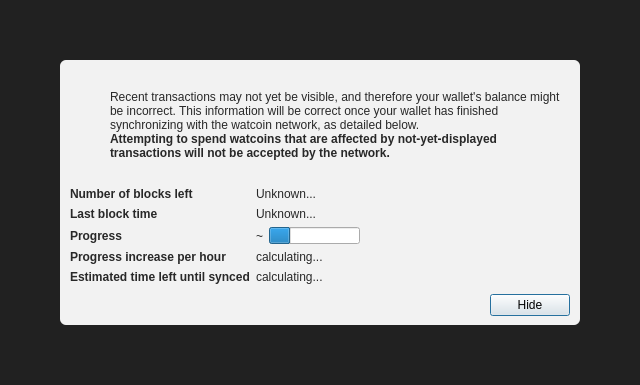
<?xml version="1.0" encoding="UTF-8"?>
<ui version="4.0">
 <class>ModalOverlay</class>
 <widget class="ModalOverlay" name="ModalOverlay">
  <property name="geometry">
   <rect>
    <x>0</x>
    <y>0</y>
    <width>640</width>
    <height>385</height>
   </rect>
  </property>
  <property name="windowTitle">
   <string>Form</string>
  </property>
  <layout class="QVBoxLayout" name="verticalLayout" stretch="0">
   <property name="sizeConstraint">
    <enum>QLayout::SetDefaultConstraint</enum>
   </property>
   <property name="leftMargin">
    <number>0</number>
   </property>
   <property name="topMargin">
    <number>0</number>
   </property>
   <property name="rightMargin">
    <number>0</number>
   </property>
   <property name="bottomMargin">
    <number>0</number>
   </property>
   <item>
    <widget class="QWidget" name="bgWidget" native="true">
     <property name="styleSheet">
      <string notr="true">#bgWidget { background: rgba(0,0,0,220); }</string>
     </property>
     <layout class="QVBoxLayout" name="verticalLayoutMain" stretch="1">
      <property name="leftMargin">
       <number>60</number>
      </property>
      <property name="topMargin">
       <number>60</number>
      </property>
      <property name="rightMargin">
       <number>60</number>
      </property>
      <property name="bottomMargin">
       <number>60</number>
      </property>
      <item>
       <widget class="QWidget" name="contentWidget" native="true">
        <property name="styleSheet">
         <string notr="true">#contentWidget { background: rgba(255,255,255,240); border-radius: 6px; }

QLabel { color: rgb(40,40,40);  }</string>
        </property>
        <layout class="QVBoxLayout" name="verticalLayoutSub" stretch="1,0,0,0">
         <property name="spacing">
          <number>0</number>
         </property>
         <property name="leftMargin">
          <number>10</number>
         </property>
         <property name="topMargin">
          <number>10</number>
         </property>
         <property name="rightMargin">
          <number>10</number>
         </property>
         <property name="bottomMargin">
          <number>10</number>
         </property>
         <item>
          <layout class="QHBoxLayout" name="horizontalLayoutIconText" stretch="0,1">
           <property name="topMargin">
            <number>20</number>
           </property>
           <item>
            <layout class="QVBoxLayout" name="verticalLayoutIcon">
             <property name="leftMargin">
              <number>0</number>
             </property>
             <item>
              <widget class="QPushButton" name="warningIcon">
               <property name="enabled">
                <bool>false</bool>
               </property>
               <property name="text">
                <string/>
               </property>
               <property name="icon">
                <iconset>
                 <normaloff>:/icons/warning</normaloff>
                 <disabledoff>:/icons/warning</disabledoff>:/icons/warning</iconset>
               </property>
               <property name="iconSize">
                <size>
                 <width>48</width>
                 <height>48</height>
                </size>
               </property>
               <property name="flat">
                <bool>true</bool>
               </property>
              </widget>
             </item>
             <item>
              <spacer name="verticalSpacerWarningIcon">
               <property name="orientation">
                <enum>Qt::Vertical</enum>
               </property>
               <property name="sizeHint" stdset="0">
                <size>
                 <width>20</width>
                 <height>40</height>
                </size>
               </property>
              </spacer>
             </item>
            </layout>
           </item>
           <item>
            <layout class="QVBoxLayout" name="verticalLayoutInfoText">
             <property name="leftMargin">
              <number>0</number>
             </property>
             <property name="topMargin">
              <number>0</number>
             </property>
             <item>
              <widget class="QLabel" name="infoText">
               <property name="text">
                <string>Recent transactions may not yet be visible, and therefore your wallet's balance might be incorrect. This information will be correct once your wallet has finished synchronizing with the watcoin network, as detailed below.</string>
               </property>
               <property name="textFormat">
                <enum>Qt::RichText</enum>
               </property>
               <property name="wordWrap">
                <bool>true</bool>
               </property>
              </widget>
             </item>
             <item>
              <widget class="QLabel" name="infoTextStrong">
               <property name="font">
                <font>
                 <weight>75</weight>
                 <bold>true</bold>
                </font>
               </property>
               <property name="text">
                <string>Attempting to spend watcoins that are affected by not-yet-displayed transactions will not be accepted by the network.</string>
               </property>
               <property name="textFormat">
                <enum>Qt::RichText</enum>
               </property>
               <property name="wordWrap">
                <bool>true</bool>
               </property>
              </widget>
             </item>
             <item>
              <spacer name="verticalSpacerInTextSpace">
               <property name="orientation">
                <enum>Qt::Vertical</enum>
               </property>
               <property name="sizeHint" stdset="0">
                <size>
                 <width>20</width>
                 <height>40</height>
                </size>
               </property>
              </spacer>
             </item>
            </layout>
           </item>
          </layout>
         </item>
         <item>
          <spacer name="verticalSpacerAfterText">
           <property name="orientation">
            <enum>Qt::Vertical</enum>
           </property>
           <property name="sizeHint" stdset="0">
            <size>
             <width>20</width>
             <height>40</height>
            </size>
           </property>
          </spacer>
         </item>
         <item>
          <layout class="QFormLayout" name="formLayout">
           <property name="fieldGrowthPolicy">
            <enum>QFormLayout::FieldsStayAtSizeHint</enum>
           </property>
           <property name="horizontalSpacing">
            <number>6</number>
           </property>
           <property name="verticalSpacing">
            <number>6</number>
           </property>
           <property name="topMargin">
            <number>10</number>
           </property>
           <item row="0" column="0">
            <widget class="QLabel" name="labelNumberOfBlocksLeft">
             <property name="font">
              <font>
               <weight>75</weight>
               <bold>true</bold>
              </font>
             </property>
             <property name="text">
              <string>Number of blocks left</string>
             </property>
            </widget>
           </item>
           <item row="0" column="1">
            <widget class="QLabel" name="numberOfBlocksLeft">
             <property name="text">
              <string>Unknown...</string>
             </property>
            </widget>
           </item>
           <item row="1" column="0">
            <widget class="QLabel" name="labelLastBlockTime">
             <property name="font">
              <font>
               <weight>75</weight>
               <bold>true</bold>
              </font>
             </property>
             <property name="text">
              <string>Last block time</string>
             </property>
            </widget>
           </item>
           <item row="1" column="1">
            <widget class="QLabel" name="newestBlockDate">
             <property name="sizePolicy">
              <sizepolicy hsizetype="Maximum" vsizetype="Preferred">
               <horstretch>0</horstretch>
               <verstretch>0</verstretch>
              </sizepolicy>
             </property>
             <property name="text">
              <string>Unknown...</string>
             </property>
            </widget>
           </item>
           <item row="2" column="0">
            <widget class="QLabel" name="labelSyncDone">
             <property name="font">
              <font>
               <weight>75</weight>
               <bold>true</bold>
              </font>
             </property>
             <property name="text">
              <string>Progress</string>
             </property>
            </widget>
           </item>
           <item row="2" column="1">
            <layout class="QHBoxLayout" name="horizontalLayoutSync" stretch="0,1">
             <item>
              <widget class="QLabel" name="percentageProgress">
               <property name="text">
                <string notr="true">~</string>
               </property>
              </widget>
             </item>
             <item>
              <widget class="QProgressBar" name="progressBar">
               <property name="value">
                <number>24</number>
               </property>
               <property name="format">
                <string/>
               </property>
              </widget>
             </item>
            </layout>
           </item>
           <item row="4" column="0">
            <widget class="QLabel" name="labelProgressIncrease">
             <property name="font">
              <font>
               <weight>75</weight>
               <bold>true</bold>
              </font>
             </property>
             <property name="text">
              <string>Progress increase per hour</string>
             </property>
            </widget>
           </item>
           <item row="4" column="1">
            <widget class="QLabel" name="progressIncreasePerH">
             <property name="text">
              <string>calculating...</string>
             </property>
            </widget>
           </item>
           <item row="5" column="0">
            <widget class="QLabel" name="labelEstimatedTimeLeft">
             <property name="font">
              <font>
               <weight>75</weight>
               <bold>true</bold>
              </font>
             </property>
             <property name="text">
              <string>Estimated time left until synced</string>
             </property>
            </widget>
           </item>
           <item row="5" column="1">
            <widget class="QLabel" name="expectedTimeLeft">
             <property name="text">
              <string>calculating...</string>
             </property>
            </widget>
           </item>
          </layout>
         </item>
         <item>
          <layout class="QHBoxLayout" name="horizontalLayoutButtons">
           <property name="leftMargin">
            <number>10</number>
           </property>
           <property name="topMargin">
            <number>10</number>
           </property>
           <item>
            <spacer name="horizontalSpacer">
             <property name="orientation">
              <enum>Qt::Horizontal</enum>
             </property>
             <property name="sizeHint" stdset="0">
              <size>
               <width>40</width>
               <height>20</height>
              </size>
             </property>
            </spacer>
           </item>
           <item>
            <widget class="QPushButton" name="closeButton">
             <property name="text">
              <string>Hide</string>
             </property>
             <property name="focusPolicy">
              <enum>Qt::StrongFocus</enum>
             </property>
             <property name="default">
              <bool>true</bool>
             </property>
            </widget>
           </item>
          </layout>
         </item>
        </layout>
       </widget>
      </item>
     </layout>
    </widget>
   </item>
  </layout>
 </widget>
 <customwidgets>
  <customwidget>
   <class>ModalOverlay</class>
   <extends>QWidget</extends>
   <header>qt/modaloverlay.h</header>
   <container>1</container>
  </customwidget>
 </customwidgets>
 <resources/>
 <connections/>
</ui>
